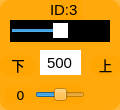
    <widget class="QWidget" name="widget_id3" native="true">
     <property name="geometry">
      <rect>
       <x>320</x>
       <y>70</y>
       <width>120</width>
       <height>110</height>
      </rect>
     </property>
     <property name="styleSheet">
      <string notr="true">background-color: rgb(255, 165, 0, 200);
border-radius:10px;</string>
     </property>
     <widget class="QLabel" name="label_ID3">
      <property name="geometry">
       <rect>
        <x>50</x>
        <y>0</y>
        <width>32</width>
        <height>20</height>
       </rect>
      </property>
      <property name="font">
       <font>
        <family>Arial</family>
        <pointsize>11</pointsize>
       </font>
      </property>
      <property name="styleSheet">
       <string notr="true">background-color: rgb(255, 255, 255， 0);
border-radius:0px;</string>
      </property>
      <property name="text">
       <string>ID:3</string>
      </property>
     </widget>
     <widget class="QSlider" name="horizontalSlider_3">
      <property name="geometry">
       <rect>
        <x>10</x>
        <y>20</y>
        <width>100</width>
        <height>22</height>
       </rect>
      </property>
      <property name="autoFillBackground">
       <bool>false</bool>
      </property>
      <property name="styleSheet">
       <string notr="true">QSlider{background-color: rgb(0, 0, 0);
border-radius:0px;}
QSlider::handle {/*设置中间的那个滑动的键*/                           
    background:  rgb(255, 255, 255);
}</string>
      </property>
      <property name="minimum">
       <number>0</number>
      </property>
      <property name="maximum">
       <number>1000</number>
      </property>
      <property name="pageStep">
       <number>1</number>
      </property>
      <property name="value">
       <number>500</number>
      </property>
      <property name="orientation">
       <enum>Qt::Horizontal</enum>
      </property>
     </widget>
     <widget class="QLineEdit" name="lineEdit_3">
      <property name="geometry">
       <rect>
        <x>40</x>
        <y>50</y>
        <width>41</width>
        <height>25</height>
       </rect>
      </property>
      <property name="font">
       <font>
        <family>Arial</family>
        <pointsize>11</pointsize>
       </font>
      </property>
      <property name="autoFillBackground">
       <bool>false</bool>
      </property>
      <property name="styleSheet">
       <string notr="true">background-color: rgb(255, 255, 255);
border-radius:0px;</string>
      </property>
      <property name="text">
       <string>500</string>
      </property>
      <property name="alignment">
       <set>Qt::AlignCenter</set>
      </property>
      <property name="readOnly">
       <bool>false</bool>
      </property>
     </widget>
     <widget class="QLabel" name="label_7">
      <property name="geometry">
       <rect>
        <x>90</x>
        <y>55</y>
        <width>31</width>
        <height>21</height>
       </rect>
      </property>
      <property name="font">
       <font>
        <family>黑体</family>
        <pointsize>10</pointsize>
       </font>
      </property>
      <property name="styleSheet">
       <string notr="true">background-color: rgb(255, 255, 255， 0);</string>
      </property>
      <property name="text">
       <string>&lt;html&gt;&lt;head/&gt;&lt;body&gt;&lt;p align=&quot;center&quot;&gt;上&lt;/p&gt;&lt;/body&gt;&lt;/html&gt;</string>
      </property>
     </widget>
     <widget class="QLabel" name="label_d3">
      <property name="geometry">
       <rect>
        <x>5</x>
        <y>87</y>
        <width>31</width>
        <height>16</height>
       </rect>
      </property>
      <property name="font">
       <font>
        <family>DejaVu Sans</family>
        <pointsize>10</pointsize>
       </font>
      </property>
      <property name="styleSheet">
       <string notr="true">background-color: rgb(255, 255, 255， 0);</string>
      </property>
      <property name="text">
       <string>0</string>
      </property>
      <property name="alignment">
       <set>Qt::AlignCenter</set>
      </property>
     </widget>
     <widget class="QLabel" name="label_9">
      <property name="geometry">
       <rect>
        <x>0</x>
        <y>55</y>
        <width>36</width>
        <height>21</height>
       </rect>
      </property>
      <property name="font">
       <font>
        <family>黑体</family>
        <pointsize>10</pointsize>
       </font>
      </property>
      <property name="styleSheet">
       <string notr="true">background-color: rgb(255, 255, 255， 0);</string>
      </property>
      <property name="text">
       <string>&lt;html&gt;&lt;head/&gt;&lt;body&gt;&lt;p align=&quot;center&quot;&gt;下&lt;/p&gt;&lt;/body&gt;&lt;/html&gt;</string>
      </property>
     </widget>
     <widget class="QSlider" name="horizontalSlider_13">
      <property name="geometry">
       <rect>
        <x>35</x>
        <y>85</y>
        <width>50</width>
        <height>20</height>
       </rect>
      </property>
      <property name="styleSheet">
       <string notr="true">background-color: rgb(255, 255, 255， 0);</string>
      </property>
      <property name="minimum">
       <number>-125</number>
      </property>
      <property name="maximum">
       <number>125</number>
      </property>
      <property name="pageStep">
       <number>1</number>
      </property>
      <property name="orientation">
       <enum>Qt::Horizontal</enum>
      </property>
     </widget>
    </widget>
